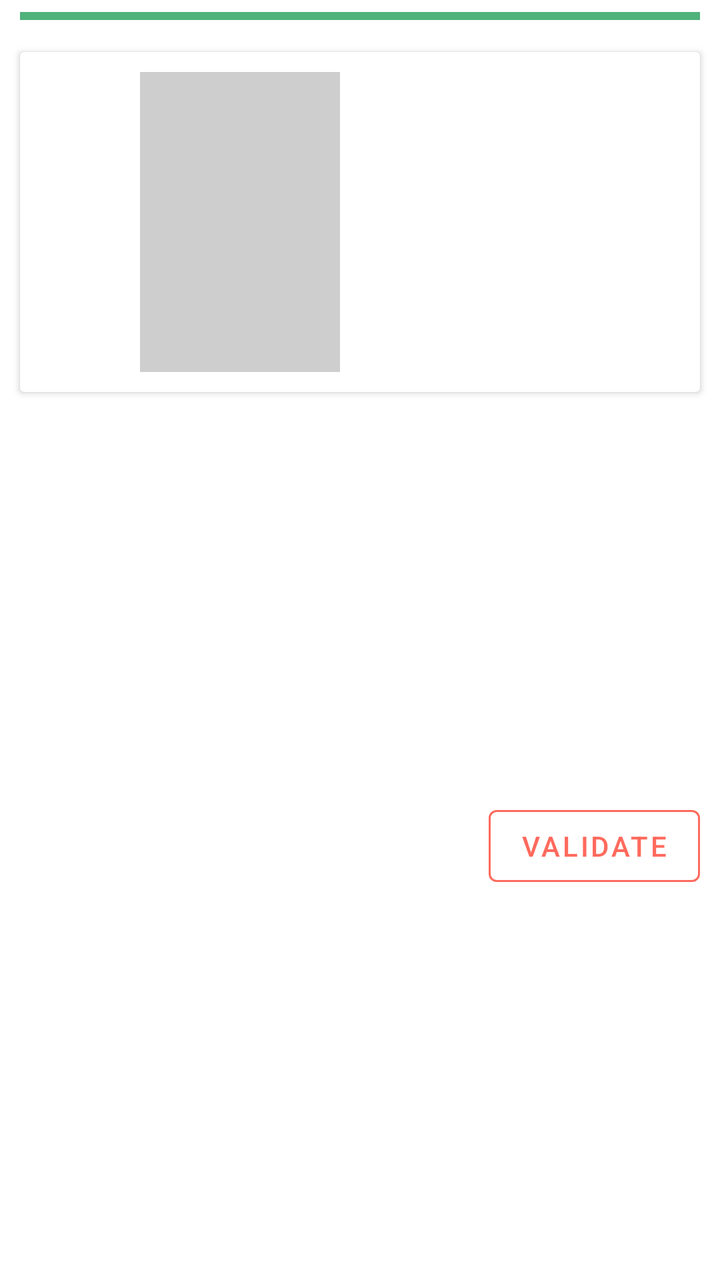
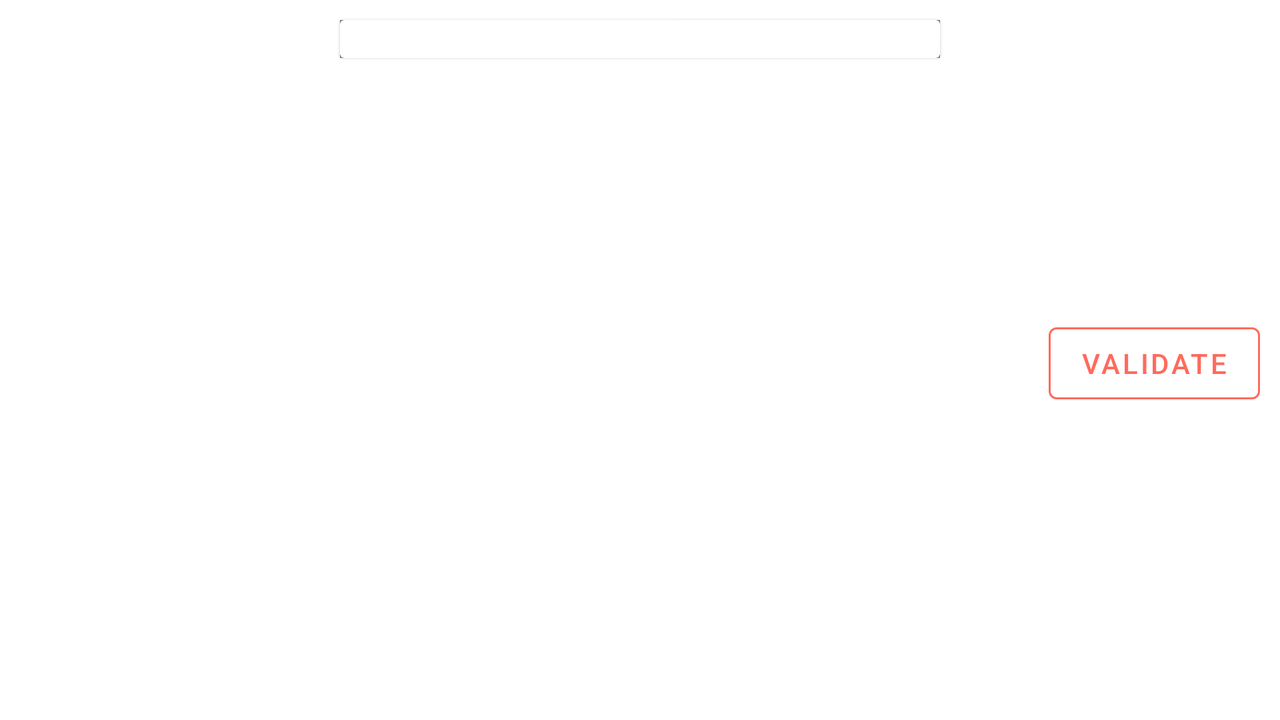

Two renders of one Android screen. The first uses the default layout on a phone; the second uses the alternative layout the repository ships for a different screen configuration, on a matching device. The two XML files are below.
<!-- AndroidManifest.xml: application theme AppTheme -->
<!-- res/layout/fragment_blind_test.xml -->
<androidx.constraintlayout.widget.ConstraintLayout xmlns:android="http://schemas.android.com/apk/res/android"
    xmlns:app="http://schemas.android.com/apk/res-auto"
    xmlns:tools="http://schemas.android.com/tools"
    android:layout_width="match_parent"
    android:layout_height="match_parent"
    tools:context=".pages.games.blindtestGame.BlindTestFragment">

    <ProgressBar
        android:id="@+id/test_progress_bar"
        style="@android:style/Widget.Material.Light.ProgressBar.Horizontal"
        android:layout_width="match_parent"
        android:layout_height="wrap_content"
        android:layout_marginHorizontal="@dimen/activity_horizontal_margin"
        android:layout_marginBottom="@dimen/activity_vertical_margin"
        android:indeterminate="false"
        android:progress="100"
        android:progressTint="@color/colorPrimary"
        app:layout_constraintEnd_toEndOf="parent"
        app:layout_constraintStart_toStartOf="parent"
        app:layout_constraintTop_toTopOf="parent" />

    <NumberPicker
        android:id="@+id/movie_picker"
        android:layout_width="match_parent"
        android:layout_height="wrap_content"
        android:layout_marginHorizontal="@dimen/activity_horizontal_margin"
        android:layout_marginVertical="@dimen/activity_vertical_margin"
        app:layout_constraintStart_toStartOf="parent"
        app:layout_constraintTop_toBottomOf="@+id/test_progress_bar" />

    <androidx.cardview.widget.CardView xmlns:card_view="http://schemas.android.com/apk/res-auto"
        android:id="@+id/card_movie_view"
        android:layout_width="0dp"
        android:layout_height="0dp"
        android:layout_gravity="center"
        android:layout_marginHorizontal="@dimen/activity_horizontal_margin"
        android:layout_marginVertical="@dimen/activity_vertical_margin"
        card_view:cardCornerRadius="@dimen/activity_cardview_border_radius"
        card_view:layout_constraintBottom_toBottomOf="@id/movie_picker"
        card_view:layout_constraintEnd_toEndOf="parent"
        card_view:layout_constraintStart_toStartOf="parent"
        card_view:layout_constraintTop_toBottomOf="@+id/test_progress_bar">

        <androidx.constraintlayout.widget.ConstraintLayout
            android:layout_width="match_parent"
            android:layout_height="match_parent">

            <ImageView
                android:id="@+id/movie_image"
                android:layout_width="wrap_content"
                android:layout_height="match_parent"
                android:layout_marginHorizontal="@dimen/activity_horizontal_margin"
                android:layout_marginVertical="@dimen/activity_vertical_margin"
                app:layout_constraintBottom_toBottomOf="parent"
                app:layout_constraintStart_toStartOf="parent"
                app:layout_constraintTop_toTopOf="parent"
                app:srcCompat="@mipmap/default_poster" />

            <TextView
                android:id="@+id/movie_rating"
                android:layout_width="wrap_content"
                android:layout_height="wrap_content"
                android:layout_marginHorizontal="@dimen/activity_horizontal_margin"
                android:layout_marginVertical="@dimen/activity_vertical_margin"
                android:text=""
                android:textSize="@dimen/activity_textsize_normal"
                android:textStyle="bold"
                app:layout_constraintStart_toEndOf="@+id/movie_image"
                app:layout_constraintTop_toTopOf="parent" />

            <TextView
                android:id="@+id/movie_release_date"
                android:layout_width="wrap_content"
                android:layout_height="wrap_content"
                android:layout_marginHorizontal="@dimen/activity_horizontal_margin"
                android:layout_marginVertical="@dimen/activity_vertical_margin"
                android:text=""
                android:textSize="@dimen/activity_textsize_normal"
                android:textStyle="bold"
                app:layout_constraintStart_toEndOf="@+id/movie_image"
                app:layout_constraintTop_toBottomOf="@id/movie_rating" />

            <TextView
                android:id="@+id/movie_language"
                android:layout_width="wrap_content"
                android:layout_height="wrap_content"
                android:layout_marginHorizontal="@dimen/activity_horizontal_margin"
                android:layout_marginVertical="@dimen/activity_vertical_margin"
                android:text=""
                android:textSize="@dimen/activity_textsize_normal"
                android:textStyle="bold"
                app:layout_constraintStart_toEndOf="@+id/movie_image"
                app:layout_constraintTop_toBottomOf="@id/movie_release_date" />

            <TextView
                android:id="@+id/movie_title"
                android:layout_width="wrap_content"
                android:layout_height="wrap_content"
                android:layout_marginHorizontal="@dimen/activity_horizontal_margin"
                android:layout_marginVertical="@dimen/activity_vertical_margin"
                android:gravity="center"
                android:maxLines="3"
                android:paddingBottom="@dimen/activity_vertical_margin"
                android:singleLine="false"
                android:text=""
                android:textSize="@dimen/activity_textsize_title"
                android:textStyle="bold"
                app:layout_constraintBottom_toBottomOf="parent"
                app:layout_constraintEnd_toEndOf="parent"
                app:layout_constraintStart_toEndOf="@+id/movie_image"
                card_view:layout_constrainedWidth="true"
                card_view:layout_constraintTop_toBottomOf="@+id/movie_language" />

            <ImageView
                android:id="@+id/movie_is_liked_icon"
                style="@style/Widget.AppCompat.ActionButton"
                android:layout_width="wrap_content"
                android:layout_height="wrap_content"
                android:layout_marginTop="@dimen/activity_vertical_separator"
                android:layout_marginEnd="@dimen/activity_horizontal_separator"
                card_view:layout_constraintEnd_toEndOf="parent"
                card_view:layout_constraintTop_toTopOf="parent" />

        </androidx.constraintlayout.widget.ConstraintLayout>

    </androidx.cardview.widget.CardView>

    <TextView
        android:id="@+id/result_sentence"
        android:layout_width="wrap_content"
        android:layout_height="wrap_content"
        android:layout_marginHorizontal="@dimen/activity_horizontal_margin"
        android:layout_marginVertical="@dimen/activity_vertical_margin"
        android:gravity="center"
        android:maxLines="3"
        android:singleLine="false"
        android:textSize="@dimen/activity_textsize_title"
        app:layout_constrainedWidth="true"
        app:layout_constraintBottom_toBottomOf="parent"
        app:layout_constraintEnd_toStartOf="@+id/next_movie"
        app:layout_constraintStart_toStartOf="parent"
        app:layout_constraintTop_toBottomOf="@id/movie_picker" />

    <com.google.android.material.button.MaterialButton
        android:id="@+id/next_movie"
        style="?attr/materialButtonOutlinedStyle"
        android:layout_width="wrap_content"
        android:layout_height="wrap_content"
        android:layout_marginHorizontal="@dimen/activity_horizontal_margin"
        android:layout_marginVertical="@dimen/activity_vertical_margin"
        android:gravity="center"
        android:text="@string/validate_movie"
        android:textColor="@color/colorAccent"
        android:textColorHighlight="@color/colorAccent"
        android:textSize="@dimen/activity_textsize_normal"
        app:layout_constraintBottom_toBottomOf="parent"
        app:layout_constraintEnd_toEndOf="parent"
        app:layout_constraintTop_toBottomOf="@+id/movie_picker"
        app:strokeColor="@color/colorAccent" />

</androidx.constraintlayout.widget.ConstraintLayout>
<!-- resources referenced by this layout -->
<resources>
  <color name="colorAccent">#FF6A5D</color>
  <color name="colorPrimary">#4FB37B</color>
  <dimen name="activity_cardview_border_radius">2dp</dimen>
  <dimen name="activity_horizontal_margin">10dp</dimen>
  <dimen name="activity_horizontal_separator">5dp</dimen>
  <dimen name="activity_textsize_normal">14sp</dimen>
  <dimen name="activity_textsize_title">18sp</dimen>
  <dimen name="activity_vertical_margin">10dp</dimen>
  <dimen name="activity_vertical_separator">5dp</dimen>
  <!-- mipmap default_poster: webp bitmap (mipmap-mdpi, 38 bytes) -->
  <string name="validate_movie">Validate</string>
  <style name="AppTheme" parent="Theme.MaterialComponents.Light">
          
          <item name="colorPrimary">@color/colorPrimary</item>
          <item name="colorPrimaryDark">@color/black</item>
          <item name="colorAccent">@color/colorAccent</item>
          <item name="alertDialogTheme">@style/DialogTheme</item>
      </style>
  <style name="DialogTheme" parent="Theme.MaterialComponents.Light.Dialog.Alert">
          <item name="backgroundColor">@color/colorAccent</item>
          <item name="buttonBarNegativeButtonStyle">@style/NegativeButtonStyle</item>
          <item name="buttonBarPositiveButtonStyle">@style/PositiveButtonStyle</item>
      </style>
  <style name="NegativeButtonStyle" parent="Widget.MaterialComponents.Button.TextButton.Dialog">
          <item name="android:textColor">#f00</item>
      </style>
  <style name="PositiveButtonStyle" parent="Widget.MaterialComponents.Button.TextButton.Dialog">
          <item name="android:textColor">#00f</item>
      </style>
</resources>
<!-- res/layout-land/fragment_blind_test.xml (the repository's variant of the layout above) -->
<!-- drawn on the phone turned sideways -->
<androidx.constraintlayout.widget.ConstraintLayout xmlns:android="http://schemas.android.com/apk/res/android"
    xmlns:app="http://schemas.android.com/apk/res-auto"
    xmlns:tools="http://schemas.android.com/tools"
    android:layout_width="match_parent"
    android:layout_height="match_parent"
    tools:context=".pages.games.blindtestGame.BlindTestFragment">

    <com.shawnlin.numberpicker.NumberPicker
        android:id="@+id/movie_picker"
        android:layout_width="300dp"
        android:layout_height="wrap_content"
        android:layout_marginHorizontal="@dimen/activity_horizontal_margin"
        android:layout_marginVertical="@dimen/activity_vertical_margin"
        app:layout_constraintEnd_toEndOf="parent"
        app:layout_constraintStart_toStartOf="parent"
        app:layout_constraintTop_toTopOf="parent"
        app:np_dividerColor="@color/white"
        app:np_dividerThickness="1dp"
        app:np_selectedTextColor="@color/colorAccent"
        app:np_selectedTextSize="@dimen/activity_textsize_normal_plus"
        app:np_textColor="@color/white"
        app:np_textSize="@dimen/activity_textsize_normal"
        app:np_wheelItemCount="5" />

    <com.google.android.material.card.MaterialCardView xmlns:card_view="http://schemas.android.com/apk/res-auto"
        android:id="@+id/card_movie_view"
        android:layout_width="0dp"
        android:layout_height="0dp"
        android:layout_gravity="center"
        card_view:cardCornerRadius="@dimen/activity_cardview_border_radius"
        card_view:layout_constraintBottom_toBottomOf="@id/movie_picker"
        card_view:layout_constraintEnd_toEndOf="@id/movie_picker"
        card_view:layout_constraintStart_toStartOf="@id/movie_picker"
        card_view:layout_constraintTop_toTopOf="@id/movie_picker">

        <androidx.constraintlayout.widget.ConstraintLayout
            android:layout_width="match_parent"
            android:layout_height="match_parent">

            <ImageView
                android:id="@+id/movie_image"
                android:layout_width="70dp"
                android:layout_height="wrap_content"
                android:layout_marginHorizontal="@dimen/activity_horizontal_margin"
                android:layout_marginVertical="@dimen/activity_vertical_margin"
                app:layout_constraintBottom_toBottomOf="parent"
                app:layout_constraintStart_toStartOf="parent"
                app:layout_constraintTop_toTopOf="parent"
                app:srcCompat="@mipmap/default_poster" />

            <TextView
                android:id="@+id/movie_rating"
                android:layout_width="wrap_content"
                android:layout_height="wrap_content"
                android:layout_marginHorizontal="@dimen/activity_horizontal_margin"
                android:layout_marginVertical="@dimen/activity_vertical_margin"
                android:text=""
                android:textSize="@dimen/activity_textsize_normal"
                android:textStyle="bold"
                app:layout_constraintStart_toEndOf="@+id/movie_image"
                app:layout_constraintTop_toTopOf="parent" />

            <TextView
                android:id="@+id/movie_release_date"
                android:layout_width="wrap_content"
                android:layout_height="wrap_content"
                android:layout_marginHorizontal="@dimen/activity_horizontal_margin"
                android:layout_marginVertical="@dimen/activity_vertical_margin"
                android:text=""
                android:textSize="@dimen/activity_textsize_normal"
                android:textStyle="bold"
                app:layout_constraintStart_toEndOf="@+id/movie_image"
                app:layout_constraintTop_toBottomOf="@id/movie_rating" />

            <TextView
                android:id="@+id/movie_language"
                android:layout_width="wrap_content"
                android:layout_height="wrap_content"
                android:layout_marginHorizontal="@dimen/activity_horizontal_margin"
                android:layout_marginVertical="@dimen/activity_vertical_margin"
                android:text=""
                android:textSize="@dimen/activity_textsize_normal"
                android:textStyle="bold"
                app:layout_constraintStart_toEndOf="@+id/movie_image"
                app:layout_constraintTop_toBottomOf="@id/movie_release_date" />

            <TextView
                android:id="@+id/movie_title"
                android:layout_width="wrap_content"
                android:layout_height="wrap_content"
                android:layout_marginHorizontal="@dimen/activity_horizontal_margin"
                android:layout_marginVertical="@dimen/activity_vertical_margin"
                android:gravity="center"
                android:maxLines="3"
                android:singleLine="false"
                android:text=""
                android:textSize="@dimen/activity_textsize_title"
                android:textStyle="bold"
                app:layout_constraintBottom_toBottomOf="parent"
                app:layout_constraintEnd_toEndOf="parent"
                app:layout_constraintStart_toEndOf="@+id/movie_image"
                card_view:layout_constrainedWidth="true"
                card_view:layout_constraintTop_toBottomOf="@+id/movie_language" />

            <ImageView
                android:id="@+id/movie_is_liked_icon"
                style="@style/Widget.AppCompat.ActionButton"
                android:layout_width="wrap_content"
                android:layout_height="wrap_content"
                card_view:layout_constraintEnd_toEndOf="parent"
                card_view:layout_constraintTop_toTopOf="parent" />

        </androidx.constraintlayout.widget.ConstraintLayout>

    </com.google.android.material.card.MaterialCardView>

    <TextView
        android:id="@+id/result_sentence"
        android:layout_width="wrap_content"
        android:layout_height="wrap_content"
        android:layout_marginHorizontal="@dimen/activity_horizontal_margin"
        android:layout_marginVertical="@dimen/activity_vertical_margin"
        android:gravity="center"
        android:maxLines="3"
        android:singleLine="false"
        android:textSize="@dimen/activity_textsize_title"
        app:layout_constrainedWidth="true"
        app:layout_constraintBottom_toTopOf="@+id/test_progress_bar"
        app:layout_constraintEnd_toStartOf="@id/next_movie"
        app:layout_constraintStart_toStartOf="parent"
        app:layout_constraintTop_toBottomOf="@+id/card_movie_view" />

    <com.google.android.material.button.MaterialButton
        android:id="@+id/next_movie"
        style="?attr/materialButtonOutlinedStyle"
        android:layout_width="wrap_content"
        android:layout_height="wrap_content"
        android:layout_marginHorizontal="@dimen/activity_horizontal_margin"
        android:layout_marginVertical="@dimen/activity_vertical_margin"
        android:gravity="center"
        android:text="@string/validate_movie"
        android:textColor="@color/colorAccent"
        android:textColorHighlight="@color/colorAccent"
        android:textSize="@dimen/activity_textsize_normal"
        app:layout_constraintBottom_toTopOf="@+id/test_progress_bar"
        app:layout_constraintEnd_toEndOf="parent"
        app:layout_constraintTop_toBottomOf="@+id/movie_picker"
        app:strokeColor="@color/colorAccent" />

    <ProgressBar
        android:id="@+id/test_progress_bar"
        style="@android:style/Widget.Material.Light.ProgressBar.Horizontal"
        android:layout_width="match_parent"
        android:layout_height="wrap_content"
        android:layout_marginHorizontal="@dimen/activity_horizontal_margin"
        android:layout_marginVertical="@dimen/activity_vertical_margin"
        android:indeterminate="false"
        android:progress="100"
        android:progressTint="@color/white"
        app:layout_constraintBottom_toBottomOf="parent"
        app:layout_constraintEnd_toEndOf="parent"
        app:layout_constraintStart_toStartOf="parent" />

</androidx.constraintlayout.widget.ConstraintLayout>
<!-- resources referenced by the variant -->
<!-- as the phone turned sideways resolves them -->
<resources>
  <color name="colorAccent">#FF6A5D</color>
  <dimen name="activity_cardview_border_radius">2dp</dimen>
  <dimen name="activity_horizontal_margin">10dp</dimen>
  <dimen name="activity_textsize_normal">14sp</dimen>
  <dimen name="activity_textsize_normal_plus">16sp</dimen>
  <dimen name="activity_textsize_title">18sp</dimen>
  <dimen name="activity_vertical_margin">10dp</dimen>
  <!-- mipmap default_poster: webp bitmap (mipmap-mdpi, 38 bytes) -->
  <string name="validate_movie">Validate</string>
  <style name="AppTheme" parent="Theme.MaterialComponents.Light">
          
          <item name="colorPrimary">@color/colorPrimary</item>
          <item name="colorPrimaryDark">@color/black</item>
          <item name="colorAccent">@color/colorAccent</item>
          <item name="alertDialogTheme">@style/DialogTheme</item>
      </style>
  <color name="colorPrimary">#4FB37B</color>
  <style name="DialogTheme" parent="Theme.MaterialComponents.Light.Dialog.Alert">
          <item name="backgroundColor">@color/colorAccent</item>
          <item name="buttonBarNegativeButtonStyle">@style/NegativeButtonStyle</item>
          <item name="buttonBarPositiveButtonStyle">@style/PositiveButtonStyle</item>
      </style>
  <style name="NegativeButtonStyle" parent="Widget.MaterialComponents.Button.TextButton.Dialog">
          <item name="android:textColor">#f00</item>
      </style>
  <style name="PositiveButtonStyle" parent="Widget.MaterialComponents.Button.TextButton.Dialog">
          <item name="android:textColor">#00f</item>
      </style>
</resources>
